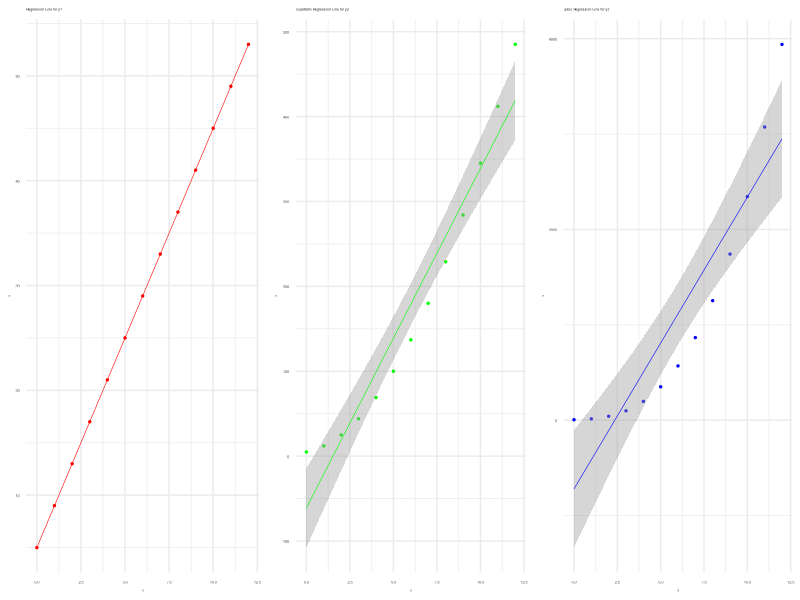

The R script that drew this image:
# Load required libraries
library(readr)
library(ggplot2)
library(gridExtra)

# Avoid generating Rplots.pdf
pdf(NULL)

# Read data from CSV file
series <- read_csv(
  "series.csv",
  show_col_types = FALSE)

# Extract x and y values from CSV data
xs <- series$xs
ys1 <- series$ys1
ys2 <- series$ys2
ys3 <- series$ys3

# Create a data frame with x and y values
data <- data.frame(
  x = xs, y1 = ys1, y2 = ys2, y3 = ys3)

# Scatter plot with regression line for y1
plot_y1 <- ggplot(data, aes(x = xs, y = ys1)) +
  geom_point(
    size = 0.5, color = "red") +  
  geom_smooth(
    method = "lm", formula = y ~ poly(x, 1),
    se = TRUE, color = "red", linewidth = 0.2) +  
  labs(
    x = "x", y = "y", 
    title = "Regression Line for y1") +
  theme_minimal() +
  theme(
    text = element_text(size = 2),
    axis.text = element_text(size = 3))

# Scatter plot with quadratic regression line for y2
plot_y2 <- ggplot(data, aes(x = xs, y = ys2)) +
  geom_point(
    size = 0.5, color = "green") +  
  geom_smooth(
    method = "lm", formula = y ~ poly(x, 1),
    se = TRUE, color = "green", linewidth = 0.2) +  
  labs(
    x = "x", y = "y", 
    title = "Quadratic Regression Line for y2") +
  theme_minimal() +
  theme(
    text = element_text(size = 2),
    axis.text = element_text(size = 3))

# Scatter plot with cubic regression line for y3
plot_y3 <- ggplot(data, aes(x = xs, y = ys3)) +
  geom_point(
    size = 0.5, color = "blue") +  
  geom_smooth(
    method = "lm", formula = y ~ poly(x, 1),
    se = TRUE, color = "blue", linewidth = 0.2) +  
  labs(
    x = "x", y = "y", 
    title = "Cubic Regression Line for y3") +
  theme_minimal() +
  theme(
    text = element_text(size = 2),
    axis.text = element_text(size = 3))

# Arrange plots using gridExtra horizontally
grid_plot <- grid.arrange(
  plot_y1, plot_y2, plot_y3, ncol = 3)

# Save the combined grid of plots as PNG
ggsave("71-grid-extra.png", grid_plot,
  width = 800, height = 400, units = "px")
